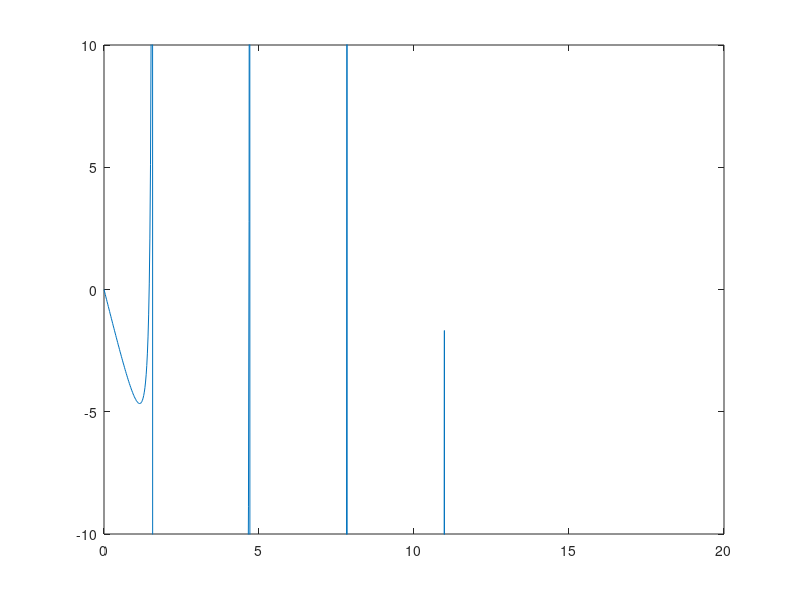

The MATLAB source for this figure:
%% Verruijt

N = 20;
dx = N/1000;
x = (0 : dx : N)';

b = 1;    % Biot parameter
nu = 0.4; % Poisson coefficient

eta = (1 - nu)/(1 - 2*nu)

fx = tan(x) - 2*eta*x;

plot(x, fx);
axis([0, x(end), -10, 10])
